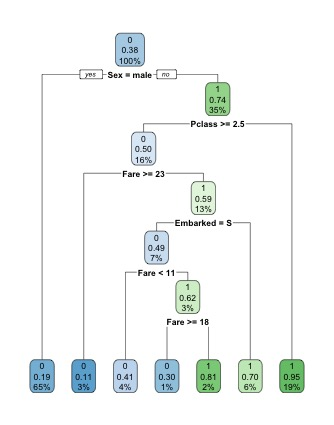

Source code (R):
##Installing required packages
install.packages("rpart.plot")
install.packages("party")

##Using the pckgs
library ("rpart.plot")
library ("rpart")

##CODE:



Train_Data <- read.csv("/Users/akshayasuresh/MS NEU/Spring 2018/ADS/Assignment/Assignment05/Titanic train.csv")
Train_Data

Test_Data <- read.csv("/Users/akshayasuresh/MS NEU/Spring 2018/ADS/Assignment/Assignment05/Titanic test.csv")
Test_Data

Decision_Tree <- rpart(Survived ~ Pclass + Sex	+SibSp	+Parch +Fare	+Embarked ,method="class", data=Train_Data )
rpart.plot(Decision_Tree)
predict(object = Decision_Tree,newdata = Testing_Data, type="class")
table(predict(object = Decision_Tree,newdata = Testing_Data, type="class"))
